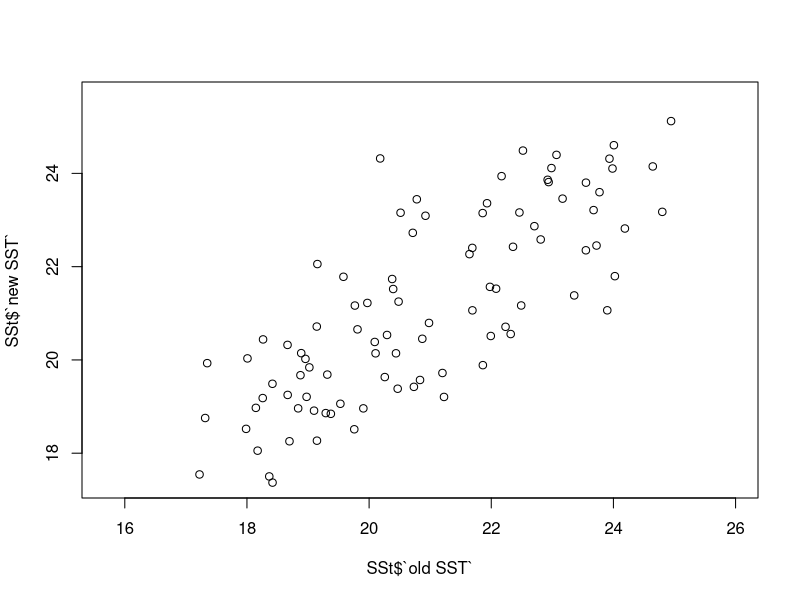

Here is the R script that generated this plot:
# Wallis SST

library(tidyverse)

SSt <- read_csv("Data/IMOS SST Full.csv") %>%
  mutate(`old SST` = `old SST` - 273.15,
         `new SST` = `new SST` - 273.15) %>%
  rowwise() %>% mutate(Full_SST = mean(c(`old SST`,`new SST`), na.rm=T)) %>%
  mutate(Date = as.Date(lubridate::ymd_hms(`time (UTC)`)),
         Year = lubridate::year(Date),
         Month = lubridate::month(Date)) %>%
  mutate(July_Sept = case_when((Month>6 & Month <10) ~ "Yes",
                               T ~ "No"),
         Nov_Dec = case_when((Month>10) ~ "Yes",
                             T ~ "No"),
         Jan_Mar = case_when((Month<4) ~ "Yes",
                             T ~ "No"))


cor.test(SSt$`old SST`, SSt$`new SST`)

plot(SSt$`old SST`, SSt$`new SST`)

Jul_Sept_SST <- SSt %>% group_by(July_Sept, Year) %>%
  summarise(mean_SST = mean(Full_SST, na.rm=T)) %>% filter(July_Sept == "Yes")

Nov_Dec_SST <- SSt %>% group_by(Nov_Dec, Year) %>%
  summarise(mean_SST = mean(Full_SST, na.rm=T)) %>% filter(Nov_Dec == "Yes")

Jan_Mar_SST <- SSt %>% group_by(Jan_Mar, Year) %>%
  summarise(mean_SST = mean(Full_SST, na.rm=T)) %>% filter(Jan_Mar == "Yes")

d1 <- Jul_Sept_SST %>% left_join(Nov_Dec_SST, by="Year", suffix = c(".Jul_Sept", ".Nov_Dec")) %>%
  left_join(Jan_Mar_SST, by = "Year") %>% rename(mean_SST.Jan_Mar = mean_SST) %>% ungroup() %>%
  select(-1,-4,-6)

#write_csv(d1, "Conceptual model/latest data from DJ/Wallis offshore SST summary.csv")
